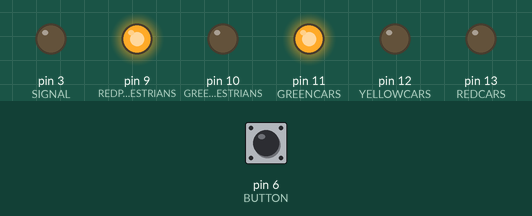
The sketch below on a simulated Arduino Uno, built with avr-gcc and run on an emulated ATmega328P. Shown: output pins drawn as LEDs (lit = HIGH). The inputs (shaded band) are chosen by the test bench; at power-on: pin 6 (BUTTON) HIGH.

Above: at 1.2 s.
1.3 s: pin 6 (BUTTON) pulled LOW for 0.15 s
At 6.8 s:
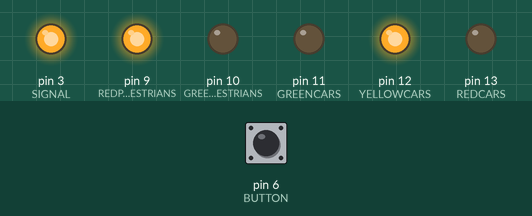
At 10.6 s:
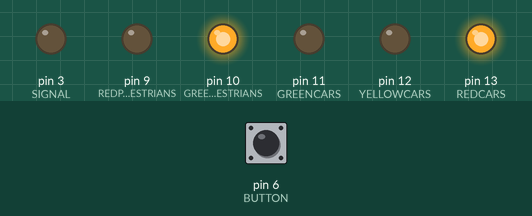
Timing chart, 0 to 19.4 s (numbered marks = the images above; inputs shaded):
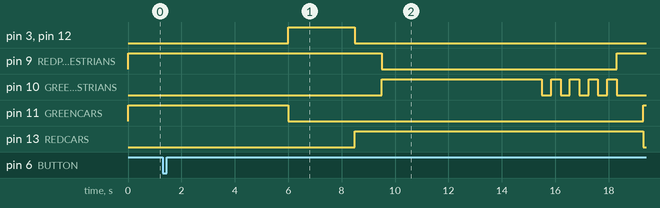

Measured:
- after the input at 1.3 s, pin 3 (SIGNAL): LOW → HIGH after 4.7 s, → LOW 2.5 s later; pin 9 (REDPEDESTRIANS): HIGH → LOW after 8.2 s, → HIGH 8.8 s later

The sketch:

4_simular_el_funcionamiento_con_bot_n_peatonal_1.ino
```cpp
/**
 * @institution Universidad Nacional de San Antonio Abad del Cusco (UNSAAC)
 * @program     Ingeniería Informática y de Sistemas
 * @area        Robótica
 * @file        Semaforo_Demanda_Optimo.ino
 * @brief       Semáforo por demanda con registro de petición y tiempo mínimo garantizado.
 * @target      Arduino Uno R3 (Tinkercad)
 */

// Asignación de pines
#define REDCARS           13
#define YELLOWCARS        12
#define GREENCARS         11
#define GREENPEDESTRIANS  10
#define REDPEDESTRIANS     9
#define BUTTON             6
#define SIGNAL             3

// Parámetros de tiempo (ms)
const unsigned long T_VERDE_MIN   = 6000; // Tiempo mínimo de fluidez vehicular (6 s)
const unsigned long T_AMARILLO    = 2500; // Transición y frenado vehicular (2.5 s)
const unsigned long T_SEGURIDAD   = 1000; // Rojo total entre cambios (1 s)
const unsigned long T_PEATON_PASO = 6000; // Cruce peatonal (6 s)
const unsigned long T_PARPADEO    = 350;  // Frecuencia destello verde peatón

// Variables de control
unsigned long tiempoInicioVerde = 0;
bool peticionCruce = false;

void setup() {
  pinMode(REDCARS, OUTPUT);
  pinMode(YELLOWCARS, OUTPUT);
  pinMode(GREENCARS, OUTPUT);
  pinMode(REDPEDESTRIANS, OUTPUT);
  pinMode(GREENPEDESTRIANS, OUTPUT);
  pinMode(SIGNAL, OUTPUT);

  pinMode(BUTTON, INPUT_PULLUP);

  // Estado inicial: Tráfico vehicular habilitado
  digitalWrite(GREENCARS, HIGH);
  digitalWrite(YELLOWCARS, LOW);
  digitalWrite(REDCARS, LOW);
  digitalWrite(REDPEDESTRIANS, HIGH);
  digitalWrite(GREENPEDESTRIANS, LOW);
  digitalWrite(SIGNAL, LOW);

  tiempoInicioVerde = millis();
}

void loop() {
  // 1. Escaneo permanente del pulsador (almacena la petición al primer clic)
  if (digitalRead(BUTTON) == LOW) {
    peticionCruce = true;
  }

  // 2. Si existe petición, evalúa si ya se cumplió la ventana mínima vehicular
  if (peticionCruce && (millis() - tiempoInicioVerde >= T_VERDE_MIN)) {
    ejecutarFasePeatonal();
    peticionCruce = false;           // Limpia la bandera de solicitud
    tiempoInicioVerde = millis();    // Reinicia el contador para el nuevo verde de autos
  }
}

// Secuencia controlada de cruce
void ejecutarFasePeatonal() {
  // Fase 1: Aviso amarillo vehicular y advertencia sonora
  digitalWrite(GREENCARS, LOW);
  digitalWrite(YELLOWCARS, HIGH);
  digitalWrite(SIGNAL, HIGH);
  delay(T_AMARILLO);
  digitalWrite(SIGNAL, LOW);
  digitalWrite(YELLOWCARS, LOW);

  // Fase 2: Intervalo de seguridad (Todos en rojo)
  digitalWrite(REDCARS, HIGH);
  delay(T_SEGURIDAD);

  // Fase 3: Cruce peatonal activo
  digitalWrite(REDPEDESTRIANS, LOW);
  digitalWrite(GREENPEDESTRIANS, HIGH);
  delay(T_PEATON_PASO);

  // Fase 4: Destello verde peatonal (aviso fin de cruce)
  for (uint8_t i = 0; i < 4; i++) {
    digitalWrite(GREENPEDESTRIANS, LOW);
    delay(T_PARPADEO);
    digitalWrite(GREENPEDESTRIANS, HIGH);
    delay(T_PARPADEO);
  }
  digitalWrite(GREENPEDESTRIANS, LOW);
  digitalWrite(REDPEDESTRIANS, HIGH);
  delay(T_SEGURIDAD);

  // Fase 5: Restauración de flujo vehicular
  digitalWrite(REDCARS, LOW);
  digitalWrite(GREENCARS, HIGH);
}
```
